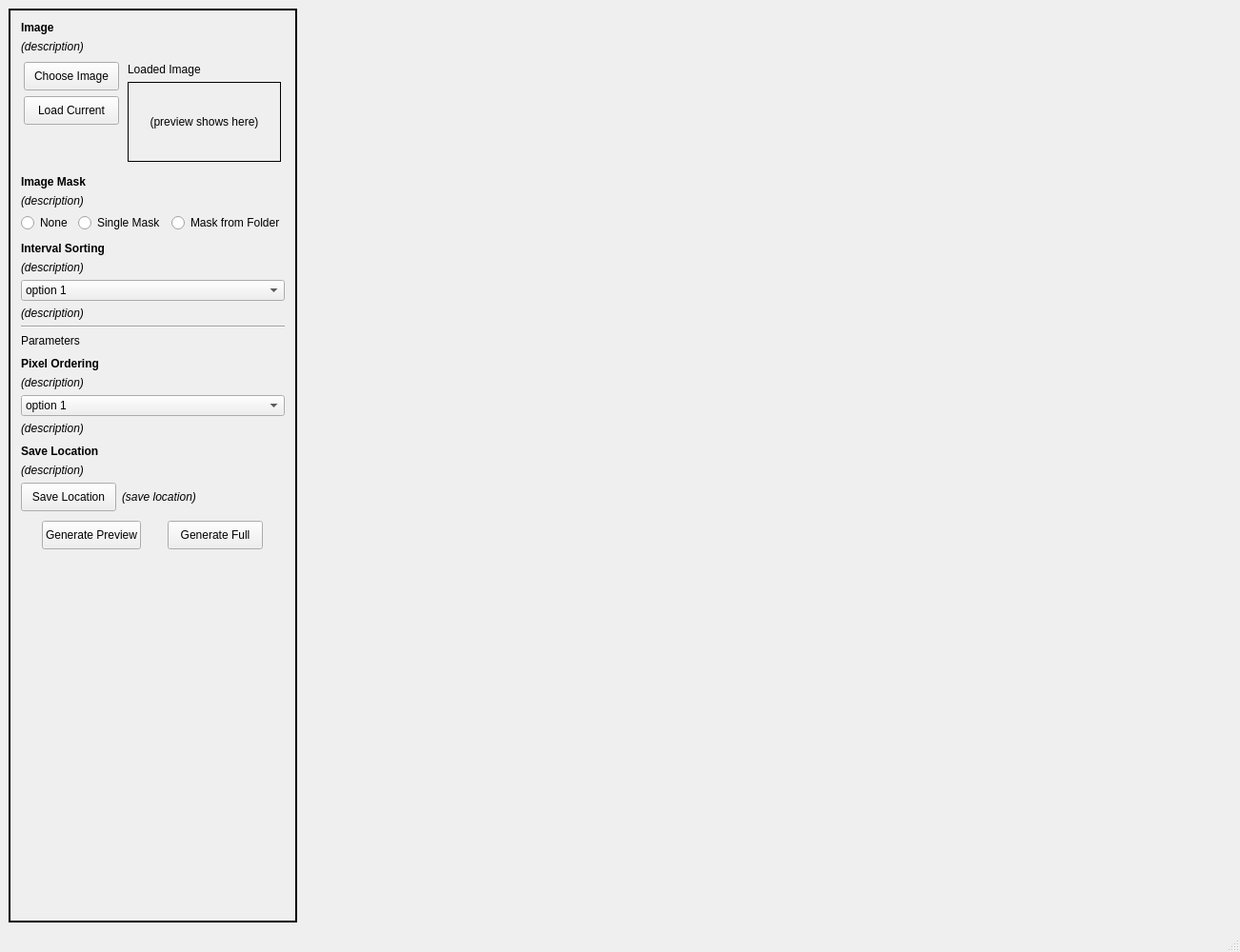
<?xml version="1.0" encoding="UTF-8"?>
<ui version="4.0">
 <class>MainWindow</class>
 <widget class="QMainWindow" name="MainWindow">
  <property name="geometry">
   <rect>
    <x>0</x>
    <y>0</y>
    <width>1044</width>
    <height>1000</height>
   </rect>
  </property>
  <property name="maximumSize">
   <size>
    <width>1500</width>
    <height>1000</height>
   </size>
  </property>
  <property name="windowTitle">
   <string>MainWindow</string>
  </property>
  <widget class="QWidget" name="centralwidget">
   <layout class="QHBoxLayout" name="horizontalLayout">
    <item>
     <widget class="QFrame" name="frame">
      <property name="maximumSize">
       <size>
        <width>400</width>
        <height>16777215</height>
       </size>
      </property>
      <property name="frameShape">
       <enum>QFrame::Panel</enum>
      </property>
      <property name="frameShadow">
       <enum>QFrame::Plain</enum>
      </property>
      <property name="lineWidth">
       <number>2</number>
      </property>
      <layout class="QVBoxLayout" name="verticalLayout">
       <item>
        <layout class="QVBoxLayout" name="vl_image">
         <property name="leftMargin">
          <number>2</number>
         </property>
         <property name="topMargin">
          <number>2</number>
         </property>
         <property name="rightMargin">
          <number>2</number>
         </property>
         <property name="bottomMargin">
          <number>2</number>
         </property>
         <item>
          <widget class="QLabel" name="t_image">
           <property name="sizePolicy">
            <sizepolicy hsizetype="Preferred" vsizetype="Maximum">
             <horstretch>0</horstretch>
             <verstretch>0</verstretch>
            </sizepolicy>
           </property>
           <property name="font">
            <font>
             <weight>75</weight>
             <bold>true</bold>
            </font>
           </property>
           <property name="text">
            <string>Image</string>
           </property>
          </widget>
         </item>
         <item>
          <widget class="QLabel" name="t_image_desc">
           <property name="font">
            <font>
             <italic>true</italic>
            </font>
           </property>
           <property name="text">
            <string>(description)</string>
           </property>
           <property name="wordWrap">
            <bool>true</bool>
           </property>
          </widget>
         </item>
         <item>
          <layout class="QHBoxLayout" name="hl_Image">
           <property name="leftMargin">
            <number>2</number>
           </property>
           <property name="topMargin">
            <number>2</number>
           </property>
           <property name="rightMargin">
            <number>2</number>
           </property>
           <property name="bottomMargin">
            <number>2</number>
           </property>
           <item>
            <layout class="QVBoxLayout" name="vl_left">
             <property name="leftMargin">
              <number>1</number>
             </property>
             <property name="topMargin">
              <number>1</number>
             </property>
             <property name="rightMargin">
              <number>1</number>
             </property>
             <property name="bottomMargin">
              <number>1</number>
             </property>
             <item>
              <widget class="QPushButton" name="b_choose_image">
               <property name="sizePolicy">
                <sizepolicy hsizetype="Fixed" vsizetype="Fixed">
                 <horstretch>0</horstretch>
                 <verstretch>0</verstretch>
                </sizepolicy>
               </property>
               <property name="minimumSize">
                <size>
                 <width>100</width>
                 <height>30</height>
                </size>
               </property>
               <property name="text">
                <string>Choose Image</string>
               </property>
              </widget>
             </item>
             <item>
              <widget class="QPushButton" name="b_load_current">
               <property name="sizePolicy">
                <sizepolicy hsizetype="Minimum" vsizetype="Fixed">
                 <horstretch>0</horstretch>
                 <verstretch>0</verstretch>
                </sizepolicy>
               </property>
               <property name="minimumSize">
                <size>
                 <width>100</width>
                 <height>30</height>
                </size>
               </property>
               <property name="text">
                <string>Load Current</string>
               </property>
              </widget>
             </item>
             <item>
              <spacer name="verticalSpacer_2">
               <property name="orientation">
                <enum>Qt::Vertical</enum>
               </property>
               <property name="sizeHint" stdset="0">
                <size>
                 <width>20</width>
                 <height>40</height>
                </size>
               </property>
              </spacer>
             </item>
            </layout>
           </item>
           <item>
            <layout class="QVBoxLayout" name="vl_right">
             <property name="leftMargin">
              <number>2</number>
             </property>
             <property name="topMargin">
              <number>2</number>
             </property>
             <property name="rightMargin">
              <number>2</number>
             </property>
             <property name="bottomMargin">
              <number>2</number>
             </property>
             <item>
              <widget class="QLabel" name="t_loaded_preview">
               <property name="sizePolicy">
                <sizepolicy hsizetype="MinimumExpanding" vsizetype="Minimum">
                 <horstretch>0</horstretch>
                 <verstretch>0</verstretch>
                </sizepolicy>
               </property>
               <property name="font">
                <font>
                 <weight>50</weight>
                 <bold>false</bold>
                </font>
               </property>
               <property name="text">
                <string>Loaded Image</string>
               </property>
              </widget>
             </item>
             <item>
              <widget class="QLabel" name="l_loaded_image_preview">
               <property name="sizePolicy">
                <sizepolicy hsizetype="MinimumExpanding" vsizetype="MinimumExpanding">
                 <horstretch>0</horstretch>
                 <verstretch>0</verstretch>
                </sizepolicy>
               </property>
               <property name="frameShape">
                <enum>QFrame::Box</enum>
               </property>
               <property name="text">
                <string>(preview shows here)</string>
               </property>
               <property name="alignment">
                <set>Qt::AlignCenter</set>
               </property>
              </widget>
             </item>
            </layout>
           </item>
          </layout>
         </item>
        </layout>
       </item>
       <item>
        <layout class="QVBoxLayout" name="vl_image_mask">
         <property name="leftMargin">
          <number>2</number>
         </property>
         <property name="topMargin">
          <number>2</number>
         </property>
         <property name="rightMargin">
          <number>2</number>
         </property>
         <property name="bottomMargin">
          <number>2</number>
         </property>
         <item>
          <widget class="QLabel" name="t_image_mask">
           <property name="sizePolicy">
            <sizepolicy hsizetype="Preferred" vsizetype="Maximum">
             <horstretch>0</horstretch>
             <verstretch>0</verstretch>
            </sizepolicy>
           </property>
           <property name="font">
            <font>
             <weight>75</weight>
             <bold>true</bold>
            </font>
           </property>
           <property name="text">
            <string>Image Mask</string>
           </property>
          </widget>
         </item>
         <item>
          <widget class="QLabel" name="t_image_mask_desc">
           <property name="font">
            <font>
             <italic>true</italic>
            </font>
           </property>
           <property name="text">
            <string>(description)</string>
           </property>
          </widget>
         </item>
         <item>
          <layout class="QHBoxLayout" name="hl_mask_selection">
           <item>
            <widget class="QRadioButton" name="rb_mask_none">
             <property name="sizePolicy">
              <sizepolicy hsizetype="Preferred" vsizetype="Maximum">
               <horstretch>0</horstretch>
               <verstretch>0</verstretch>
              </sizepolicy>
             </property>
             <property name="text">
              <string>None</string>
             </property>
            </widget>
           </item>
           <item>
            <widget class="QRadioButton" name="rb_mask_single">
             <property name="sizePolicy">
              <sizepolicy hsizetype="Preferred" vsizetype="Maximum">
               <horstretch>0</horstretch>
               <verstretch>0</verstretch>
              </sizepolicy>
             </property>
             <property name="text">
              <string>Single Mask</string>
             </property>
            </widget>
           </item>
           <item>
            <widget class="QRadioButton" name="rb_mask_folder">
             <property name="sizePolicy">
              <sizepolicy hsizetype="Preferred" vsizetype="Maximum">
               <horstretch>0</horstretch>
               <verstretch>0</verstretch>
              </sizepolicy>
             </property>
             <property name="text">
              <string>Mask from Folder</string>
             </property>
            </widget>
           </item>
          </layout>
         </item>
         <item>
          <spacer name="verticalSpacer_6">
           <property name="orientation">
            <enum>Qt::Vertical</enum>
           </property>
           <property name="sizeType">
            <enum>QSizePolicy::MinimumExpanding</enum>
           </property>
           <property name="sizeHint" stdset="0">
            <size>
             <width>20</width>
             <height>0</height>
            </size>
           </property>
          </spacer>
         </item>
        </layout>
       </item>
       <item>
        <layout class="QVBoxLayout" name="vl_interval_function">
         <property name="leftMargin">
          <number>2</number>
         </property>
         <property name="topMargin">
          <number>2</number>
         </property>
         <property name="rightMargin">
          <number>2</number>
         </property>
         <property name="bottomMargin">
          <number>2</number>
         </property>
         <item>
          <widget class="QLabel" name="t_interval_sorting">
           <property name="sizePolicy">
            <sizepolicy hsizetype="Preferred" vsizetype="Maximum">
             <horstretch>0</horstretch>
             <verstretch>0</verstretch>
            </sizepolicy>
           </property>
           <property name="font">
            <font>
             <weight>75</weight>
             <bold>true</bold>
            </font>
           </property>
           <property name="text">
            <string>Interval Sorting</string>
           </property>
          </widget>
         </item>
         <item>
          <widget class="QLabel" name="t_interval_sorting_desc">
           <property name="font">
            <font>
             <italic>true</italic>
            </font>
           </property>
           <property name="text">
            <string>(description)</string>
           </property>
          </widget>
         </item>
         <item>
          <widget class="QComboBox" name="cb_interval_function">
           <property name="sizePolicy">
            <sizepolicy hsizetype="Preferred" vsizetype="Preferred">
             <horstretch>0</horstretch>
             <verstretch>0</verstretch>
            </sizepolicy>
           </property>
           <property name="editable">
            <bool>false</bool>
           </property>
           <property name="frame">
            <bool>true</bool>
           </property>
           <item>
            <property name="text">
             <string extracomment="option 1 comment">option 1</string>
            </property>
           </item>
           <item>
            <property name="text">
             <string>option 2</string>
            </property>
           </item>
          </widget>
         </item>
         <item>
          <widget class="QLabel" name="t_interval_function_desc">
           <property name="font">
            <font>
             <italic>true</italic>
            </font>
           </property>
           <property name="text">
            <string>(description)</string>
           </property>
          </widget>
         </item>
         <item>
          <widget class="Line" name="line">
           <property name="orientation">
            <enum>Qt::Horizontal</enum>
           </property>
          </widget>
         </item>
         <item>
          <widget class="QLabel" name="t_parameters">
           <property name="sizePolicy">
            <sizepolicy hsizetype="Preferred" vsizetype="Maximum">
             <horstretch>0</horstretch>
             <verstretch>0</verstretch>
            </sizepolicy>
           </property>
           <property name="font">
            <font>
             <weight>50</weight>
             <bold>false</bold>
            </font>
           </property>
           <property name="text">
            <string>Parameters</string>
           </property>
          </widget>
         </item>
         <item>
          <spacer name="verticalSpacer_5">
           <property name="orientation">
            <enum>Qt::Vertical</enum>
           </property>
           <property name="sizeType">
            <enum>QSizePolicy::MinimumExpanding</enum>
           </property>
           <property name="sizeHint" stdset="0">
            <size>
             <width>20</width>
             <height>0</height>
            </size>
           </property>
          </spacer>
         </item>
        </layout>
       </item>
       <item>
        <layout class="QVBoxLayout" name="vl_pixel_ordering">
         <property name="leftMargin">
          <number>2</number>
         </property>
         <property name="topMargin">
          <number>2</number>
         </property>
         <property name="rightMargin">
          <number>2</number>
         </property>
         <property name="bottomMargin">
          <number>2</number>
         </property>
         <item>
          <widget class="QLabel" name="t_pixel_ordering">
           <property name="sizePolicy">
            <sizepolicy hsizetype="Preferred" vsizetype="Maximum">
             <horstretch>0</horstretch>
             <verstretch>0</verstretch>
            </sizepolicy>
           </property>
           <property name="font">
            <font>
             <weight>75</weight>
             <bold>true</bold>
            </font>
           </property>
           <property name="text">
            <string>Pixel Ordering</string>
           </property>
          </widget>
         </item>
         <item>
          <widget class="QLabel" name="t_pixel_ordering_desc">
           <property name="font">
            <font>
             <italic>true</italic>
            </font>
           </property>
           <property name="text">
            <string>(description)</string>
           </property>
          </widget>
         </item>
         <item>
          <widget class="QComboBox" name="cb_pixel_ordering_option">
           <property name="sizePolicy">
            <sizepolicy hsizetype="Preferred" vsizetype="Preferred">
             <horstretch>0</horstretch>
             <verstretch>0</verstretch>
            </sizepolicy>
           </property>
           <property name="editable">
            <bool>false</bool>
           </property>
           <property name="frame">
            <bool>true</bool>
           </property>
           <item>
            <property name="text">
             <string extracomment="option 1 comment">option 1</string>
            </property>
           </item>
           <item>
            <property name="text">
             <string>option 2</string>
            </property>
           </item>
          </widget>
         </item>
         <item>
          <widget class="QLabel" name="t_pixel_ordering_option_desc">
           <property name="font">
            <font>
             <italic>true</italic>
            </font>
           </property>
           <property name="text">
            <string>(description)</string>
           </property>
          </widget>
         </item>
         <item>
          <spacer name="verticalSpacer_8">
           <property name="orientation">
            <enum>Qt::Vertical</enum>
           </property>
           <property name="sizeType">
            <enum>QSizePolicy::MinimumExpanding</enum>
           </property>
           <property name="sizeHint" stdset="0">
            <size>
             <width>20</width>
             <height>0</height>
            </size>
           </property>
          </spacer>
         </item>
        </layout>
       </item>
       <item>
        <layout class="QVBoxLayout" name="vl_save_location">
         <property name="leftMargin">
          <number>2</number>
         </property>
         <property name="topMargin">
          <number>2</number>
         </property>
         <property name="rightMargin">
          <number>2</number>
         </property>
         <property name="bottomMargin">
          <number>2</number>
         </property>
         <item>
          <widget class="QLabel" name="t_save_location">
           <property name="sizePolicy">
            <sizepolicy hsizetype="Preferred" vsizetype="Maximum">
             <horstretch>0</horstretch>
             <verstretch>0</verstretch>
            </sizepolicy>
           </property>
           <property name="font">
            <font>
             <weight>75</weight>
             <bold>true</bold>
            </font>
           </property>
           <property name="text">
            <string>Save Location</string>
           </property>
          </widget>
         </item>
         <item>
          <widget class="QLabel" name="t_save_location_desc">
           <property name="font">
            <font>
             <italic>true</italic>
            </font>
           </property>
           <property name="text">
            <string>(description)</string>
           </property>
          </widget>
         </item>
         <item>
          <layout class="QHBoxLayout" name="hl_save_location">
           <item>
            <widget class="QPushButton" name="b_save_location">
             <property name="sizePolicy">
              <sizepolicy hsizetype="Fixed" vsizetype="Fixed">
               <horstretch>0</horstretch>
               <verstretch>0</verstretch>
              </sizepolicy>
             </property>
             <property name="minimumSize">
              <size>
               <width>100</width>
               <height>30</height>
              </size>
             </property>
             <property name="text">
              <string>Save Location</string>
             </property>
            </widget>
           </item>
           <item>
            <widget class="QLabel" name="t_save_location_current">
             <property name="sizePolicy">
              <sizepolicy hsizetype="Preferred" vsizetype="Preferred">
               <horstretch>0</horstretch>
               <verstretch>0</verstretch>
              </sizepolicy>
             </property>
             <property name="font">
              <font>
               <italic>true</italic>
              </font>
             </property>
             <property name="text">
              <string>(save location)</string>
             </property>
            </widget>
           </item>
          </layout>
         </item>
         <item>
          <spacer name="verticalSpacer_9">
           <property name="orientation">
            <enum>Qt::Vertical</enum>
           </property>
           <property name="sizeType">
            <enum>QSizePolicy::MinimumExpanding</enum>
           </property>
           <property name="sizeHint" stdset="0">
            <size>
             <width>20</width>
             <height>0</height>
            </size>
           </property>
          </spacer>
         </item>
        </layout>
       </item>
       <item>
        <layout class="QVBoxLayout" name="vl_generation">
         <property name="leftMargin">
          <number>2</number>
         </property>
         <property name="topMargin">
          <number>2</number>
         </property>
         <property name="rightMargin">
          <number>2</number>
         </property>
         <property name="bottomMargin">
          <number>2</number>
         </property>
         <item>
          <layout class="QHBoxLayout" name="hl_generation">
           <item>
            <widget class="QPushButton" name="b_generate_preview">
             <property name="sizePolicy">
              <sizepolicy hsizetype="Fixed" vsizetype="Fixed">
               <horstretch>0</horstretch>
               <verstretch>0</verstretch>
              </sizepolicy>
             </property>
             <property name="minimumSize">
              <size>
               <width>100</width>
               <height>30</height>
              </size>
             </property>
             <property name="text">
              <string>Generate Preview</string>
             </property>
            </widget>
           </item>
           <item>
            <widget class="QPushButton" name="b_generate_full">
             <property name="sizePolicy">
              <sizepolicy hsizetype="Fixed" vsizetype="Fixed">
               <horstretch>0</horstretch>
               <verstretch>0</verstretch>
              </sizepolicy>
             </property>
             <property name="minimumSize">
              <size>
               <width>100</width>
               <height>30</height>
              </size>
             </property>
             <property name="text">
              <string>Generate Full</string>
             </property>
            </widget>
           </item>
          </layout>
         </item>
        </layout>
       </item>
       <item>
        <spacer name="verticalSpacer">
         <property name="orientation">
          <enum>Qt::Vertical</enum>
         </property>
         <property name="sizeType">
          <enum>QSizePolicy::Preferred</enum>
         </property>
         <property name="sizeHint" stdset="0">
          <size>
           <width>20</width>
           <height>4000</height>
          </size>
         </property>
        </spacer>
       </item>
      </layout>
     </widget>
    </item>
    <item>
     <widget class="QWidget" name="widget" native="true">
      <property name="enabled">
       <bool>true</bool>
      </property>
      <property name="sizePolicy">
       <sizepolicy hsizetype="Preferred" vsizetype="Preferred">
        <horstretch>0</horstretch>
        <verstretch>0</verstretch>
       </sizepolicy>
      </property>
      <layout class="QVBoxLayout" name="verticalLayout_2">
       <item>
        <spacer name="horizontalSpacer">
         <property name="orientation">
          <enum>Qt::Horizontal</enum>
         </property>
         <property name="sizeType">
          <enum>QSizePolicy::MinimumExpanding</enum>
         </property>
         <property name="sizeHint" stdset="0">
          <size>
           <width>957</width>
           <height>20</height>
          </size>
         </property>
        </spacer>
       </item>
      </layout>
     </widget>
    </item>
   </layout>
  </widget>
  <widget class="QStatusBar" name="statusbar"/>
  <action name="actionhi">
   <property name="text">
    <string>hi</string>
   </property>
  </action>
 </widget>
 <resources/>
 <connections/>
</ui>
